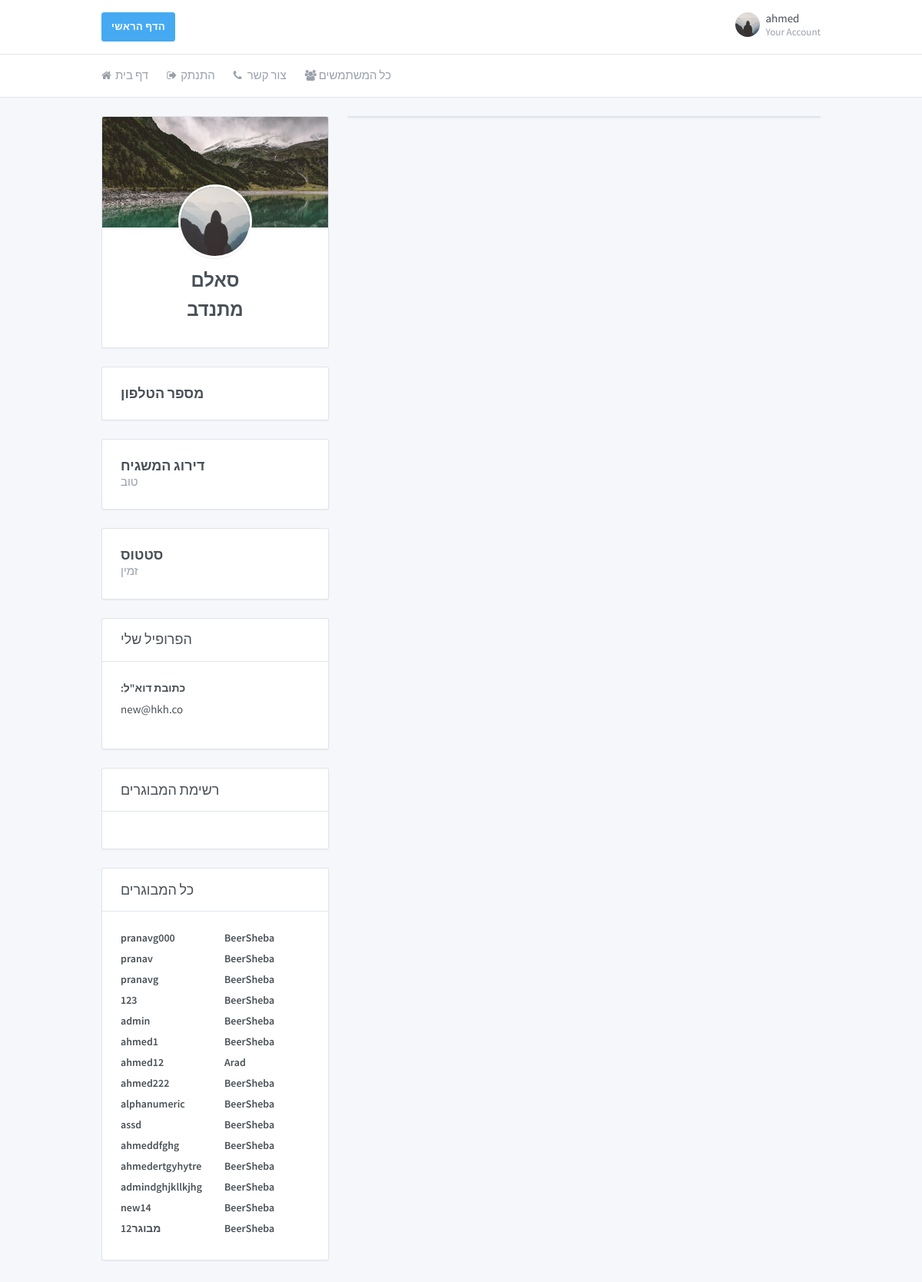
The app's page /profile/סאלם/ (signed in) with its own data.
### core/models.py (models this page shows, shortened)
class Profile(models.Model):
    user = models.OneToOneField(User, on_delete=models.CASCADE)
    profile_photo = models.FileField(default='default.jpg', upload_to='profile_photos')
    status_info = models.CharField(max_length=10, choices=Status_Info_CHOICES, default='זמין')
    is_volunteer = models.BooleanField(default=False)
    is_active = models.BooleanField(default=True)
    phone_regex = RegexValidator(regex=r'^\+?1?\d{9,10}$',
                                 message="Phone number must be entered in the format: '+0000000000'")
    phone_number = models.CharField(validators=[phone_regex], max_length=10, blank=True)
    gender = models.CharField(max_length=10, choices=GENDER_CHOICES, default='זכר')
    address = models.CharField(max_length=40, choices=ADDRESS_CHOICES, default='BeerSheba')
    rating = models.CharField(max_length=10, choices=Rating_CHOICES, default='good')

### core/views.py (called while the page is built)
def get_all_volunteers():
    result = list()
    users_list = Profile.objects.all()
    for user_item in users_list:
        if getattr(user_item, "is_volunteer"):
            result.append(user_item)
    return result

def get_all_available_volunteers(request):
    context = {}
    context.update({'all_volunteers': get_all_volunteers()})
    return render(request, 'core/available_profiles.html', context)

def get_all_volunteers_gender(request):
    context = {}
    context.update({'all_volunteers': get_all_volunteers()})
    return render(request, 'core/profiles_gender.html', context)

def get_all_elderly():
    result = list()
    users_list = Profile.objects.all()
    for user_item in users_list:
        if not getattr(user_item, "is_volunteer"):
            result.append(user_item)
    return result

### core/templates/core/available_profiles.html (shortened to what this page needs)
{%load static %}
{% load crispy_forms_tags %}

### core/templates/core/profile.html (shortened to what this page needs)
{%load static %}
{% load crispy_forms_tags %}
<!doctype html>
<html dir="ltr" lang="en">
<head>
    <link href="https://maxcdn.bootstrapcdn.com/font-awesome/4.7.0/css/font-awesome.min.css" rel="stylesheet">
    <link href="{%static 'core/dashboard.css'%}" rel="stylesheet"/>
</head>
<body>
<div class="page">
    <div class="page-main">
        <div class="header py-4">
            <div class="container">
                <div class="d-flex">
                    <a type="button" class="btn btn-info" href="{%url 'home'%}">הדף הראשי</a>
                    <div class="d-flex order-lg-2 ml-auto">
                        <div class="dropdown">
                            <a class="nav-link pr-0 leading-none" data-toggle="dropdown"
                               href="{%url 'profile' user.username%}">
                                <span class="avatar"
                                      style="background-image: url({{user.profile.profile_photo.url}})"></span>
                                <span class="ml-2 d-none d-lg-block">
                      <span class="text-default">{{user.username}}</span>
                      <small class="text-muted d-block mt-1">Your Account</small>
                    </span>
                            </a>
                        </div>
                    </div>
                </div>
            </div>
        </div>
        <div class="header collapse d-lg-flex p-0" id="headerMenuCollapse">
            <div class="container">
                <div class="row align-items-center">
                    <div class="col-lg order-lg-first">
                        <ul class="nav nav-tabs border-0 flex-column flex-lg-row">
                            <li class="nav-item">
                                <a class="nav-link" href="{%url 'home'%}"><i class="fa fa-home"></i> דף בית</a>
                            </li>
                            <li class="nav-item">
                                <a class="nav-link" href="{%url 'logout'%}"><i class="fa fa-sign-out"></i> התנתק </a>
                            </li>
                            <li class="nav-item">
                                <a class="nav-link" href="/contact_us/"><i class="fa fa-phone"></i> צור קשר </a>
                            </li>
                            <li class="nav-item">
                                <a class="nav-link" href="/all_profiles/"><i class="fa fa-users"></i> כל המשתמשים </a>
                            </li>
                        </ul>
                    </div>
                </div>
            </div>
        </div>
        <div class="my-3 my-md-5">
            <div class="container">
                <div class="row">
                    <div class="col-lg-4">
                        <div class="card card-profile">
                            <div class="card-header"
                                 style="background-image: url({%static 'core/images/default_card_background.jpg'%});"></div>
                            <div class="card-body text-center">
                                <img class="card-profile-img" src="{{person.profile.profile_photo.url}}">
                                <h3 class="mb-3">{{person.username}}</h3>
                                {% if person.profile.is_volunteer %}
                                <h3 class="mb-3">מתנדב </h3>
                                {% else %}
                                <h3 class="mb-3">מבוגר נכבד</h3>
                                {% endif %}
                            </div>
                        </div>
                        <div class="card">
                            <div class="card-body">
                                <div class="media">
                                    <div class="media-body">
                                        <h4 class="m-0">מספר הטלפון</h4>
                                    </div>
                                </div>
                            </div>
                        </div>
                        {% if person.profile.is_volunteer %}
                        <div class="card">
                            <div class="card-body">
                                <div class="media">
                                    <div class="media-body">
                                        <h4 class="m-0">דירוג המשגיח</h4>
                                        <p class="text-muted mb-0">{{person.profile.rating}}</p>
                                    </div>
                                </div>
                            </div>
                        </div>
                        {% endif %}
                        <div class="card">
                            <div class="card-body">
                                <div class="media">
                                    <div class="media-body">
                                        <h4 class="m-0">סטטוס</h4>
                                        <p class="text-muted mb-0">{{person.profile.status_info}}</p>
                                    </div>
                                </div>
                            </div>
                        </div>
                        <div class="card">
                            <div class="card-header">
                                <h3 class="card-title">הפרופיל שלי</h3>
                            </div>
                            <div class="card-body">
                                <div class="row">
                                    <div class="col">
                                        <div class="form-group">
                                            <label class="form-label">:כתובת דוא"ל</label>{{person.email}}
                                        </div>
                                    </div>
                                </div>
                            </div>
                        </div>
                        {% if person.profile.is_volunteer %}
                        <div class="card">
                            <div class="card-header">
                                <h3 class="card-title">רשימת המבוגרים </h3>
                            </div>
                            <div class="card-body">
                            </div>
                        </div>
                        <div class="card">
                            <div class="card-header">
                                <h3 class="card-title">כל המבוגרים</h3>
                            </div>
                            <div class="card-body">
                                {%for elderly in all_elderly%}
                                <div class="row">
                                    <div class="col">
                                        <a class="text-default"
                                           href="{%url 'profile' elderly.user.username%}"><label
                                                class="form-label">{{elderly.user.username}}</label></a>
                                    </div>
                                    <div class="col">
                                        <a class="text-default"><label
                                                class="form-label">{{elderly.address}}</label></a>
                                    </div>
                                </div>
                                {%endfor%}
                            </div>
                        </div>
                        {% endif %}
                    </div>
                    <div class="col-lg-8">
                        <div class="card">
                        </div>
                    </div>
                </div>
            </div>
        </div>
    </div>
</div>
</body>
</html>

### records on screen
Profile: user.username "pranavg000", address "BeerSheba"
Profile: user.username "pranav", address "BeerSheba"
Profile: user.username "pranavg", address "BeerSheba"
Profile: user.username "123", address "BeerSheba"
Profile: user.username "admin", address "BeerSheba"
Profile: user.username "ahmed1", address "BeerSheba"
Profile: user.username "ahmed12", address "Arad"
Profile: user.username "ahmed222", address "BeerSheba"
Profile: user.username "alphanumeric", address "BeerSheba"
Profile: user.username "assd", address "BeerSheba"
Profile: user.username "ahmeddfghg", address "BeerSheba"
Profile: user.username "ahmedertgyhytre", address "BeerSheba"
Profile: user.username "admindghjkllkjhg", address "BeerSheba"
Profile: user.username "new14", address "BeerSheba"
Profile: user.username "מבוגר12", address "BeerSheba"

### other values on screen
{{ user.username }} "ahmed"
{{ person.username }} "סאלם"
{{ person.profile.rating }} "טוב"
{{ person.profile.status_info }} "זמין"
{{ person.email }} "new@hkh.co"
